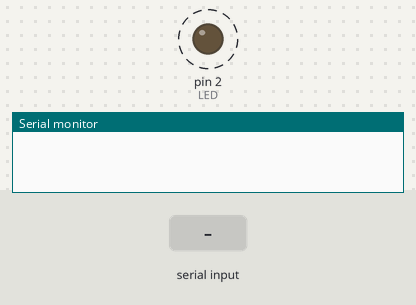
A sketch run on a simulated Arduino Uno, built with avr-gcc and run on an emulated ATmega328P. Parts: output pins drawn as LEDs (lit = HIGH), the last lines printed to the serial monitor. Dashed ring = blinking. Inputs (shaded band) come from the test bench.

Above: at 1.1 s.
3.1 s: "L=" received over Serial
At 3.1 s:
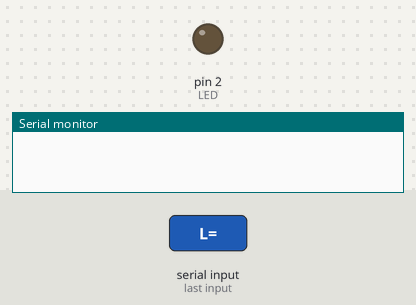
At 5.7 s:
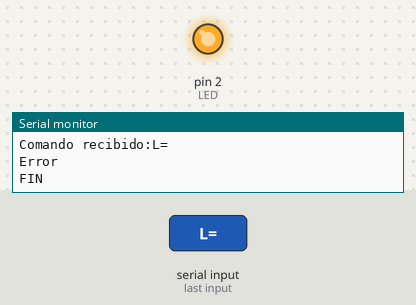
6.1 s: "H=" received over Serial
9.1 s: "90,45\n" received over Serial
Timing chart, 0 to 18.1 s (numbered marks = the images above; inputs shaded):
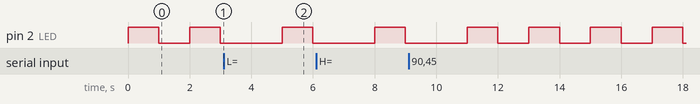

The sketch:

led-cambia-tiempo.ino
```cpp
/*
Hacer parpader un LED, definiendo los tiempos con los sig. comandos L=xxxx;, H=xxxxx;
Si se recibe L=xxxx; indicará cuanto tiempo durara apagado
Si se recibe H=xxxx; indicará cuanto tiempo durara encendido
MAximo tiempo 9 segundos
*/
#define LED 2

String opcion;
String parteVelocidad;
int value =0;
int tiempoEncendido=1000;
int tiempoApagado=1000;
void setup() {
  // put your setup code here, to run once:
  pinMode(LED, OUTPUT);
  Serial.begin(115200);  // Es la velocidad que ha visto con la que funciona correctamente
}

void loop() {
  digitalWrite(LED,HIGH);
  delay(tiempoEncendido);
  digitalWrite(LED,LOW);
  delay(tiempoApagado);
  if (Serial.available()) {
    opcion = Serial.readString();
    opcion.trim();
    Serial.println("Comando recibido:" + opcion);
    if (opcion.endsWith(";"))
    {
      if (opcion.startsWith("L=") || opcion.startsWith("H=") )
      {
        parteVelocidad = opcion.substring(2, opcion.length()-1);
        if (parteVelocidad.length() <=4)
        {
          value = parteVelocidad.toInt();

          Serial.println("Velocidad nueva");
          Serial.println("zaqw="+String(value));
        }
        else
          Serial.println("Error7");
        if (opcion.startsWith("L=")){
          Serial.println("nuevo apagado " + String(value));
          tiempoApagado = value;
        }
        else if (opcion.startsWith("H=")){
          tiempoEncendido = value;
          Serial.println("nuevo encendido " + String(value));
        }
        else{
          Serial.println("Error");
        }
      }
      else{
        Serial.println("Error2");
      }
    }
    else
      Serial.println("Error");
    Serial.println("FIN");
  }
}
```

Measured:
- by itself, pin 2 (LED): alternates HIGH for 1.0 s and LOW for 1.0 s
